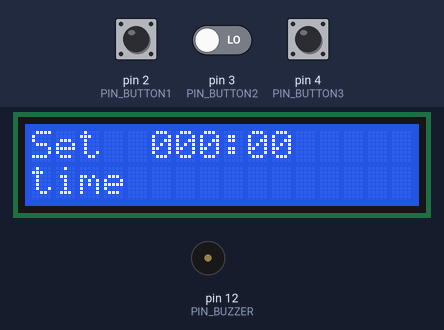
The program below on a simulated Arduino Uno, built with avr-gcc and run on an emulated ATmega328P. Parts: 16×2 character LCD, buzzer (waves = sounding). The test bench sets the inputs (shaded band); at power-on: pin 2 (PIN_BUTTON1) LOW, pin 4 (PIN_BUTTON3) LOW, pin 3 (PIN_BUTTON2) LOW. What the program prints to the serial monitor is not drawn.

Above: at 1.2 s.
1.3 s: pin 2 (PIN_BUTTON1) pulled HIGH for 0.15 s
At 1.7 s:
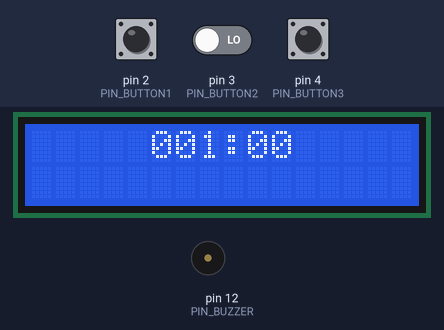
2.9 s: pin 4 (PIN_BUTTON3) pulled HIGH for 0.15 s
At 3.6 s:
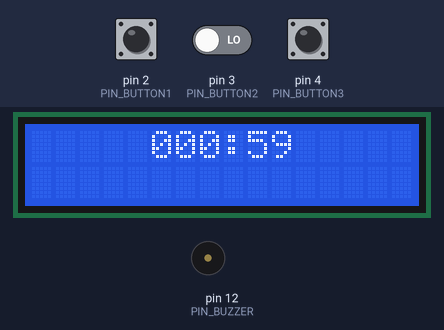
4.5 s: pin 4 (PIN_BUTTON3) pulled HIGH for 1 s
At 5.3 s:
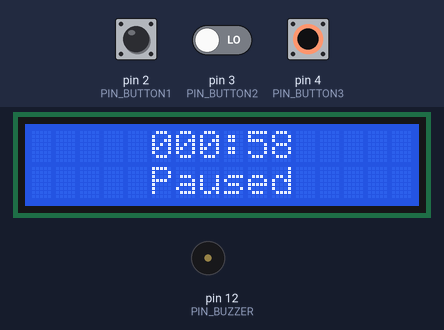
7.0 s: pin 2 (PIN_BUTTON1) pulled HIGH for 1 s
At 8.5 s:
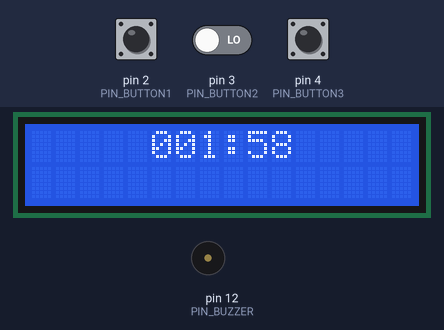
9.5 s: pin 2 (PIN_BUTTON1) driven HIGH and pin 3 (PIN_BUTTON2) driven HIGH
At 10.3 s:
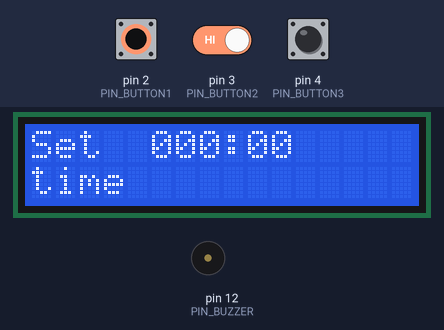
Timing chart, 0 to 13.5 s (numbered marks = the images above; inputs shaded):
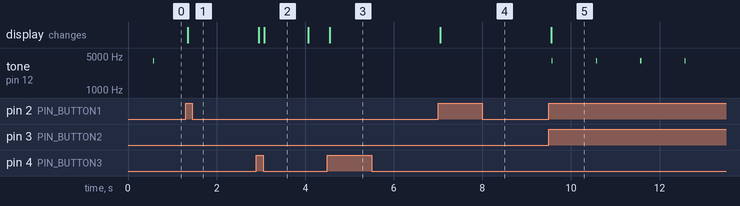

The program:

main.cpp
```cpp
#include "main.h"
#include "lcd.h"

static void protimer_event_dispatcher(protimer_t *const mobj, event_t const *const e);
static uint8_t process_button_pad_value(uint8_t btn_pad_value);
static void display_init(void);

/* Main application object */
static protimer_t protimer;

void setup() {
  Serial.begin(115200);
  display_init();
  Serial.println("Productive timer application");
  Serial.println("============================");
  pinMode(PIN_BUTTON1, INPUT);
  pinMode(PIN_BUTTON2, INPUT);
  pinMode(PIN_BUTTON3, INPUT);

  protimer_init(&protimer);
}

void loop() {
  uint8_t b1, b2, b3, btn_pad_value;
  protimer_user_event_t ue;
  static uint32_t current_time = millis();
  static protimer_tick_event_t te;

  //1. read the button pad status
  b1 = digitalRead(PIN_BUTTON1);
  b2 = digitalRead(PIN_BUTTON2);
  b3 = digitalRead(PIN_BUTTON3);
  btn_pad_value = (b1 << 2) | (b2 << 1) | b3;

  // process for the button debouncing
  btn_pad_value = process_button_pad_value(btn_pad_value);

  if(btn_pad_value)
  {
     //2. make an event
    if(btn_pad_value == BTN_PAD_VALUE_INC_TIME)
    {
      ue.super.sig = INC_TIME;
    }else if(btn_pad_value == BTN_PAD_VALUE_DEC_TIME)
    {
      ue.super.sig = DEC_TIME;
    }else if(btn_pad_value == BTN_PAD_VALUE_SP)
    {
      ue.super.sig = START_PAUSE;
    }else if(btn_pad_value == BTN_PAD_VALUE_ABRT)
    {
      ue.super.sig = ABRT;
    }
    //3. send it to event dispatcher
    protimer_event_dispatcher(&protimer, &ue.super);
  }

  // 4. dispatch the time tick event for every 100ms
  if(millis() - current_time >= 100){
    // 100ms has passed
    current_time = millis();
    te.super.sig = TIME_TICK;
    if(++te.ss > 10) te.ss = 1;
    protimer_event_dispatcher(&protimer, &te.super);
  }
}

static uint8_t process_button_pad_value(uint8_t btn_pad_value)
{
  static button_state_t btn_sm_state = NO_PRESSED;
  static uint32_t curr_time = millis();
  switch(btn_sm_state)
  {
    case NO_PRESSED:
    {
      if(btn_pad_value){
        btn_sm_state = BOUNCE;
        curr_time = millis();
      }
      break;
    }
    case BOUNCE:
    {
      if(millis() - curr_time >= 50){
        // 50ms has passed
        if(btn_pad_value)
        {
          btn_sm_state = PRESSED;
          return btn_pad_value;
        }
        else
          btn_sm_state = NO_PRESSED;
      }
      break;
    }
    case PRESSED:
    {
      if(!btn_pad_value){
        btn_sm_state = BOUNCE;
        curr_time = millis();
      }
      break;
    }
  }
  return 0;
}

static void protimer_event_dispatcher(protimer_t *const mobj, event_t const *const e)
{
  event_status_t status;
  protimer_state_t source, target;

  source = mobj->active_state;
  status = protimer_state_machine(mobj, e);

  if(status == EVENT_TRANSITION)
  {
    target = mobj->active_state;
    event_t ee;
    // 1. run the exit action for the source state
    ee.sig = EXIT;
    mobj->active_state = source;
    protimer_state_machine(mobj, &ee);

    // 2. run the entry action for the target state
    ee.sig = ENTRY;
    mobj->active_state = target;
    protimer_state_machine(mobj, &ee);
  }
}

static void display_init(void)
{
  lcd_begin(16,2);
  lcd_clear();
  lcd_move_cursor_L_to_R();
  lcd_set_cursor(0,0);
  lcd_no_auto_scroll();
  lcd_cursor_off();
}
```

main.h
```cpp
#ifndef MAIN_H
#define MAIN_H

#include <Arduino.h>

#define PIN_BUTTON1     2
#define PIN_BUTTON2     3
#define PIN_BUTTON3     4
#define PIN_BUZZER      12

// LCD connections
#define PIN_LCD_RS      5
#define PIN_LCD_RW      6
#define PIN_LCD_EN      7
#define PIN_LCD_D4      8
#define PIN_LCD_D5      9
#define PIN_LCD_D6      10
#define PIN_LCD_D7      11

#define BTN_PAD_VALUE_INC_TIME      4
#define BTN_PAD_VALUE_DEC_TIME      2
#define BTN_PAD_VALUE_ABRT          6
#define BTN_PAD_VALUE_SP            1

typedef enum{
    NO_PRESSED,
    BOUNCE,
    PRESSED
}button_state_t;

/* Signals of the application */
typedef enum{
    INC_TIME,
    DEC_TIME,
    TIME_TICK,
    START_PAUSE,
    ABRT,
/* Internal activity signals */
    ENTRY,
    EXIT
}protimer_signal_t;

/* Various states of the application */
typedef enum{
    IDLE,
    TIME_SET,
    COUNTDOWN,
    PAUSE,
    STAT
}protimer_state_t;

/* Main application structure */
typedef struct{
    uint32_t curr_time;
    uint32_t elapsed_time;
    uint32_t pro_time;
    protimer_state_t active_state;
}protimer_t;

/* Generice(Super) event structure */
typedef struct{
    uint8_t sig;
}event_t;

/* For user generated events */
typedef struct{
    event_t super;
}protimer_user_event_t;

/* For tick event */
typedef struct{
    event_t super;
    uint8_t ss;
}protimer_tick_event_t;

typedef enum{
    EVENT_HANDLED,
    EVENT_IGNORED,
    EVENT_TRANSITION
}event_status_t;

void protimer_init(protimer_t *mobj);
event_status_t protimer_state_machine(protimer_t *mobj, event_t const *const e);

#endif
```

protimer_state_mach.cpp
```cpp
#include "main.h"
#include "lcd.h"

//prototypes of helper functions
static void do_beep(void);
static void display_clear(void);
static void display_message(String s,uint8_t c , uint8_t r);
static void display_time(uint32_t time);

//prototypes of state handlers
static event_status_t protimer_state_handler_IDLE(protimer_t  *const mobj, event_t const *const e);
static event_status_t protimer_state_handler_TIME_SET(protimer_t  *const mobj, event_t const *const e);
static event_status_t protimer_state_handler_COUNTDOWN(protimer_t  *const mobj, event_t const *const e);
static event_status_t protimer_state_handler_PAUSE(protimer_t  *const mobj, event_t const *const e);
static event_status_t protimer_state_handler_STAT(protimer_t  *const mobj, event_t const *const e);

void protimer_init(protimer_t *mobj){
    event_t ee;
    ee.sig = ENTRY;
    mobj->active_state = IDLE;
    mobj->pro_time = 0;
    protimer_state_machine(mobj,&ee);
}

event_status_t protimer_state_machine(protimer_t *const mobj, event_t const *const e){
    switch (mobj->active_state){
        case IDLE:
            return protimer_state_handler_IDLE(mobj,e);
        case TIME_SET:
            return protimer_state_handler_TIME_SET(mobj,e);
        case COUNTDOWN:
            return protimer_state_handler_COUNTDOWN(mobj,e);
        case PAUSE:
            return protimer_state_handler_PAUSE(mobj,e);
        case STAT:
            return protimer_state_handler_STAT(mobj,e);
    }//END OF SWITCH
    return EVENT_IGNORED;
}

static event_status_t protimer_state_handler_IDLE(protimer_t *const mobj, event_t const *const e){
    switch(e->sig){
        case ENTRY:{
            mobj->curr_time = 0;
            mobj->elapsed_time = 0;
            display_time(0);
            display_message("Set",0,0);
            display_message("time",0,1);
            return EVENT_HANDLED;
        }
        case EXIT:{
            display_clear();
            return EVENT_HANDLED;
        }
        case INC_TIME:{
            mobj->curr_time += 60;
            mobj->active_state = TIME_SET;
            return EVENT_TRANSITION;
        }
        case START_PAUSE:{
            mobj->active_state = STAT;
            return EVENT_TRANSITION;
        }
        case TIME_TICK:{
            if( ((protimer_tick_event_t *)(e))->ss == 5){
                do_beep();
                return EVENT_HANDLED;
            }

            return EVENT_IGNORED;
        }
    }//END OF SWITCH

    return EVENT_IGNORED;
}

static event_status_t protimer_state_handler_TIME_SET(protimer_t *const mobj, event_t const *const e){
    switch(e->sig){
        case ENTRY:{
            display_time(mobj->curr_time);
            return EVENT_HANDLED;
        }
        case EXIT:{
            display_clear();
            return EVENT_HANDLED;
        }
        case INC_TIME:{
            mobj->curr_time += 60;
            display_time(mobj->curr_time);
            return EVENT_HANDLED;
        }
        case DEC_TIME:{
            if(mobj->curr_time >=60){
                mobj->curr_time -= 60;
                display_time(mobj->curr_time);
                return EVENT_HANDLED;
            }
            return EVENT_IGNORED;
        }
        case ABRT:{
            mobj->active_state = IDLE;
            return EVENT_TRANSITION;
        }
        case START_PAUSE:{
            if(mobj->curr_time >=60){
                mobj->active_state = COUNTDOWN;
                return EVENT_TRANSITION;
            }
            return EVENT_IGNORED;
        }
    }

    return EVENT_IGNORED;
}

static event_status_t protimer_state_handler_COUNTDOWN(protimer_t *const mobj, event_t const *const e){
    switch(e->sig){
        case EXIT:{
            mobj->pro_time += mobj->elapsed_time;
            mobj->elapsed_time = 0;
            return EVENT_HANDLED;
        }

        case TIME_TICK:{
            if(((protimer_tick_event_t*)(e))->ss == 10){
                --mobj->curr_time;
                ++mobj->elapsed_time;
                display_time(mobj->curr_time);
                if(!mobj->curr_time){
                    mobj->active_state = IDLE;
                    return EVENT_TRANSITION;
                }
                return EVENT_HANDLED;
            }
            return EVENT_IGNORED;
        }
        case START_PAUSE:{
            mobj->active_state = PAUSE;
            return EVENT_TRANSITION;
        }
        case ABRT:{
            mobj->active_state = IDLE;
            return EVENT_TRANSITION;
        }
    }
    return EVENT_IGNORED;
}


static event_status_t protimer_state_handler_PAUSE(protimer_t *const mobj, event_t const *const e){
    switch(e->sig){
        case ENTRY:{
            display_message("Paused",5,1);
            return EVENT_HANDLED;
        }
        case EXIT:{
            display_clear();
            return EVENT_HANDLED;
        }
        case INC_TIME:{
            mobj->curr_time += 60;
            mobj->active_state = TIME_SET;
            return EVENT_TRANSITION;
        }
        case DEC_TIME:{
            if(mobj->curr_time >= 60){
                mobj->curr_time -= 60;
                mobj->active_state = TIME_SET;
                return EVENT_TRANSITION;
            }
            return EVENT_IGNORED;
        }
        case START_PAUSE:{
            mobj->active_state = COUNTDOWN;
            return EVENT_TRANSITION;
        }
        case ABRT:{
            mobj->active_state = IDLE;
            return EVENT_TRANSITION;
        }
    }
    return EVENT_IGNORED;
}

static event_status_t protimer_state_handler_STAT(protimer_t *const mobj, event_t const *const e){
    static uint8_t tick_count;

    switch(e->sig){
        case ENTRY:{
            display_time(mobj->pro_time);
            display_message("Productive time",1,1);
            return EVENT_HANDLED;
        }
        case EXIT:{
            display_clear();
            return EVENT_HANDLED;
        }
        case TIME_TICK:{
            if(++tick_count == 30){
                tick_count = 0;
                mobj->active_state = IDLE;
                return EVENT_TRANSITION;
            }
            return EVENT_IGNORED;
        }
    }
    return EVENT_IGNORED;
}

//////////////////////////helper functions//////////////////////////
static void display_time(uint32_t time){
  char buf[7];
  String time_msg;

  uint16_t m = time / 60;
  uint8_t s = time % 60;
  sprintf(buf,"%03d:%02d",m,s);

  time_msg = (String)buf;
  lcd_set_cursor(5,0);
  lcd_print_string(time_msg);
}

static void display_message(String s, uint8_t c , uint8_t r){
    lcd_set_cursor(c,r);
    lcd_print_string(s);
}

static void display_clear(void){
    lcd_clear();
}

static void do_beep(void){
    tone(PIN_BUZZER, 4000, 25);
}
```

lcd.cpp
```cpp
#include "lcd.h"
#include "main.h"
#include <LiquidCrystal.h>

LiquidCrystal lcd(PIN_LCD_RS,PIN_LCD_RW,PIN_LCD_EN,PIN_LCD_D4,PIN_LCD_D5,PIN_LCD_D6,PIN_LCD_D7);

void lcd_clear(void){
    lcd.clear();
}
void lcd_print_char(char c){
    lcd.print(c);
}

void lcd_scroll_left(void){
    lcd.scrollDisplayLeft();
}

void lcd_scroll_right(void){
    lcd.scrollDisplayRight();
}

void lcd_set_cursor(int c, int r){
    lcd.setCursor(c,r);
}
void lcd_no_auto_scroll(void){
    lcd.noAutoscroll();
}

void lcd_begin(uint8_t cols , uint8_t rows){
    lcd.begin(cols,rows);
}
void lcd_move_cursor_R_to_L(void){
    lcd.rightToLeft();
}

void lcd_move_cursor_L_to_R(void){
    lcd.leftToRight();
}
void lcd_cursor_off(void){
    lcd.noCursor();
}

void lcd_cursor_blinkoff(void){
    lcd.noBlink();
}
void lcd_print_number(int num){
    lcd.print(num);
}

void lcd_print_string(String s){
    lcd.print(s);
}
```

lcd.h
```cpp
#ifndef LCD_H
#define LCD_H
#include <Arduino.h>

void lcd_clear(void);
void lcd_print_char(char c);
void lcd_scroll_left(void);
void lcd_scroll_right(void);
void lcd_set_cursor(int c, int r);
void lcd_no_auto_scroll(void);
void lcd_begin(uint8_t cols, uint8_t rows);
void lcd_move_cursor_R_to_L(void);
void lcd_move_cursor_L_to_R(void);
void lcd_cursor_off(void);
void lcd_cursor_blinkoff(void);
void lcd_print_number(int num);
void lcd_print_string(String s);

#endif 
```

Measured:
- after the input at 1.3 s, tone on pin 12 (PIN_BUZZER): stops changing and stays silent; the display: changes after 0.05 s (image 1)
- after the input at 2.9 s, the display: first changes after 0.05 s (image 2 shows a later state)
- after the input at 4.5 s, the display: changes after 0.05 s (image 3)
- after the input at 7.0 s, the display: changes after 0.05 s (image 4)
- after the input at 9.5 s, tone on pin 12 (PIN_BUZZER): alternates 4000 Hz for 0.03 s and silent for 0.98 s, starting after 0.07 s; the display: changes after 0.05 s (image 5)
